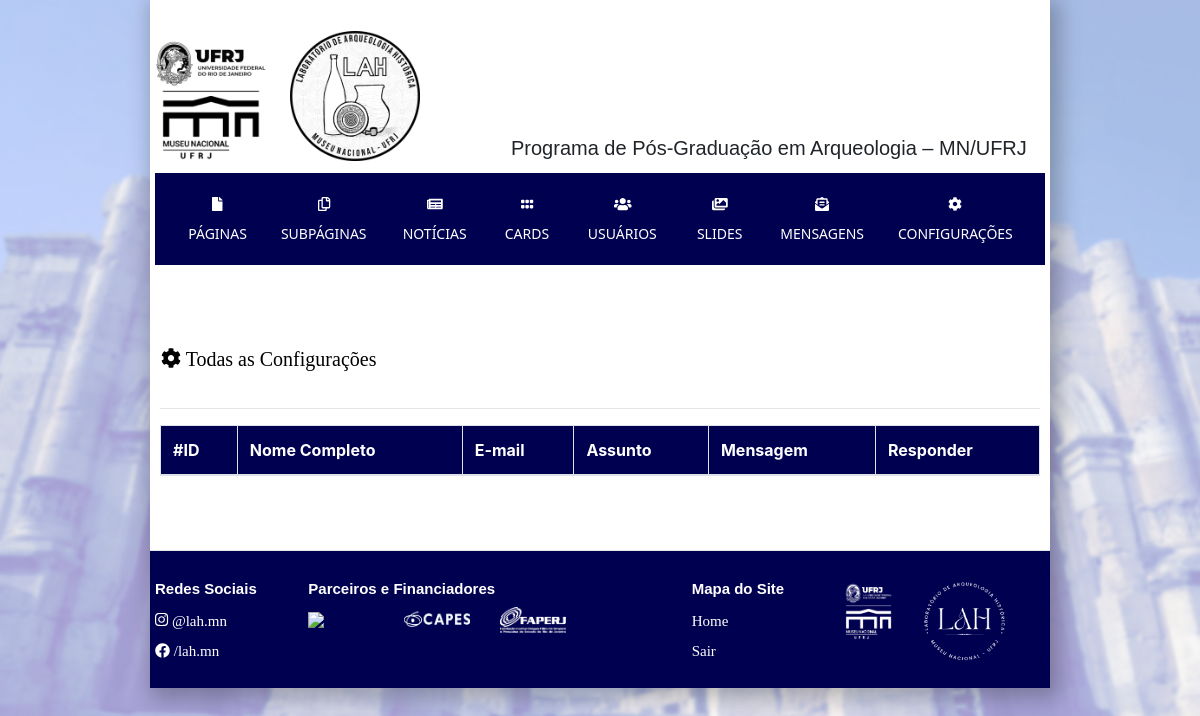
/dashboard/dados/configuracoes.php (signed in), run on an earlier commit of the app's database.
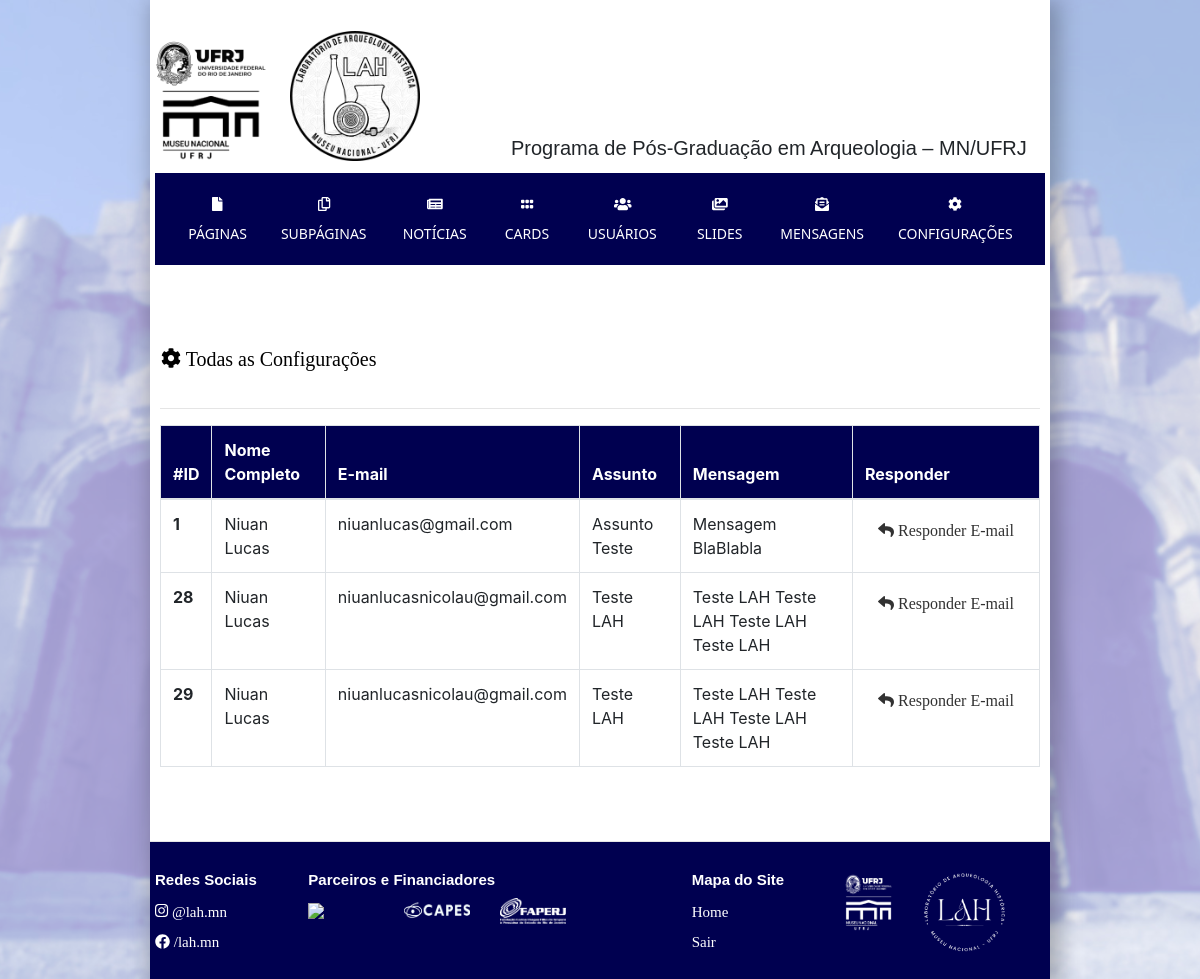
And on a later commit of the database.
### tables this page shows
CREATE TABLE `configuracoes` (
  `id_contato` int(32) NOT NULL DEFAULT 0,
  `nome_completo_contato` varchar(256) NOT NULL,
  `email_contato` varchar(256) NOT NULL,
  `assunto_contato` text NOT NULL,
  `mensagem_contato` text NOT NULL
);

### dashboard/new_functions.php (called while the page is built, shortened)
<?php
function consultarBancoDeDados($conecta){
    $configuracoes = "SELECT * FROM configuracoes ";
    $consulta_configuracoes = mysqli_query($conecta, $configuracoes);
}
?>

### dashboard/dados/configuracoes.php (the view)
<?php require_once "../header_dashboard.php";  ?>
<div class="container">
	<div class="row">
  <div class="col col-12 mt-5 mb-5">
  <div class="row">
    <h3 class="h4 m-3 col-0"><i class="fas fa-cog"></i> Todas as Configurações </h3>
    </div>
 <hr class="my-2">
  <table class="table table-responsive-md table-bordered table-hover mt-3 mb-3 border-0">
    <thead>
      <tr class="bg-dark text-white">
        <th scope="col">#ID</th>
        <th scope="col">Nome Completo</th>
        <th scope="col">E-mail</th>
        <th scope="col">Assunto</th>
        <th scope="col">Mensagem</th>
        <th scope="col">Responder</th>
    </thead>
    <tbody>
      <?php while($linha = mysqli_fetch_assoc($consulta_configuracoes)) { ?>
      <tr>
            <th><?php echo $linha["id_contato"] ?></th>
            <td><?php echo $linha["nome_completo_contato"] ?></td>
            <td><?php echo $linha["email_contato"] ?></td>
            <td><?php echo $linha["assunto_contato"] ?></td>
            <td><?php echo $linha["mensagem_contato"] ?></td>
            <td> <a class="btn" href="mailto:<?php echo $linha['email_contato'] ?>?subject=<?php echo $linha['assunto_contato'] ?>&body=<?php echo $linha['mensagem_contato'] ?>"> <i class="fas fa-reply"></i>  Responder E-mail </a> </td>
      </tr>
    <?php } ?>
    </tbody>
  </table>
    </div>
	</div>
</div>
<?php require_once "../footer_dashboard.php";  ?>

What changed in the data, as far as the page shows it:
added configuracoes: id_contato "1", nome_completo_contato "Niuan Lucas", email_contato "niuanlucas@gmail.com", assunto_contato "Assunto Teste", mensagem_contato "Mensagem BlaBlabla"
added configuracoes: id_contato "28", nome_completo_contato "Niuan Lucas", email_contato "niuanlucasnicolau@gmail.com", assunto_contato "Teste LAH", mensagem_contato "Teste LAH Teste LAH Teste LAH Teste LAH"
added configuracoes: id_contato "29", nome_completo_contato "Niuan Lucas", email_contato "niuanlucasnicolau@gmail.com", assunto_contato "Teste LAH", mensagem_contato "Teste LAH Teste LAH Teste LAH Teste LAH"
